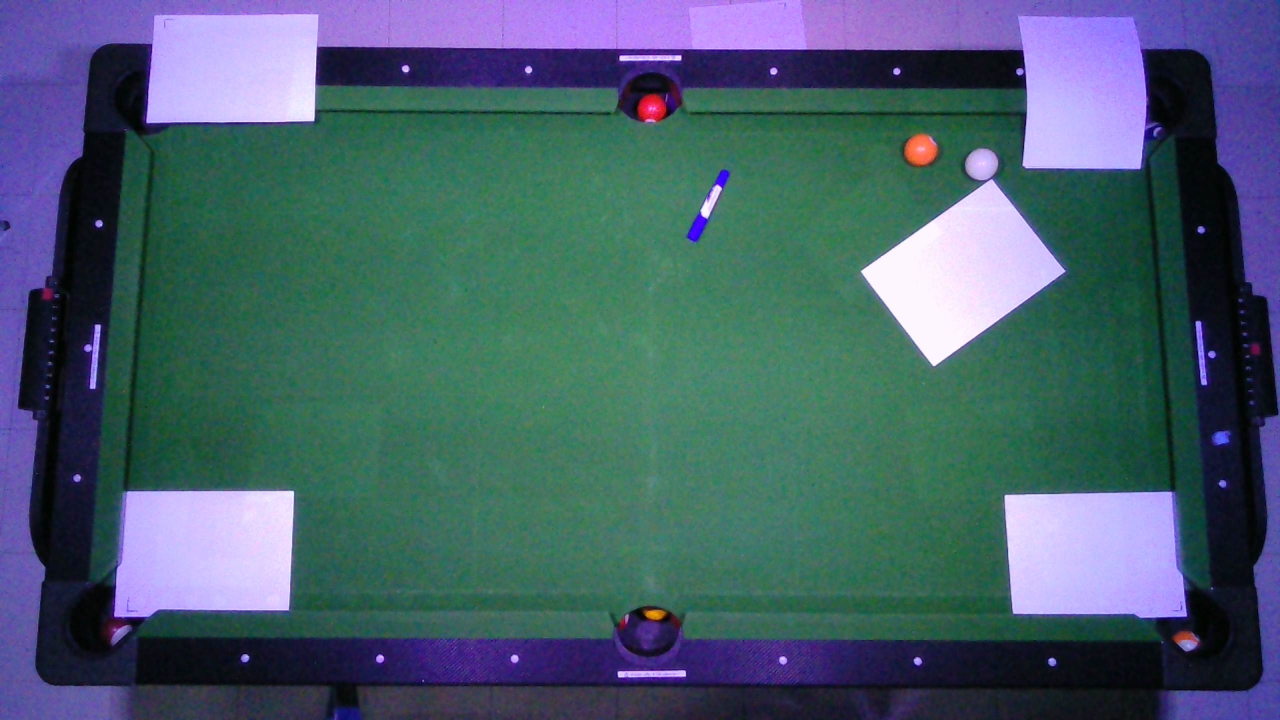
#> input picture pics/pic15.jpg, 2560 x 1440 px (shown at 1/2 size)
$ python Undis.py
#> lines starting #> are read from the running program, lines starting #| are printed output that depends on the picture
import cv2
import numpy as np

# Load the camera matrix and distortion coefficients from the calibration file
mtx = np.loadtxt('../arUco/calib_data/camera_matrix.txt')
dist = np.loadtxt('../arUco/calib_data/dist_coeffs.txt')
print("Loaded")
# Load the image
img = cv2.imread('../pics/pic15.jpg')
#> img is the input picture: shape (1440, 2560, 3); mean B, G, R 108.3, 95.6, 71.6
img = cv2.resize(img, (1920, 1080))
#> img: shape (1080, 1920, 3)
h, w = img.shape[:2]
#> h = 1080; w = 1920
newcameramtx, roi = cv2.getOptimalNewCameraMatrix(mtx, dist, (w, h), 1, (w, h))
#> roi = (8, 10, 1895, 1057)
# Load the image to be projected
dst = cv2.undistort(img, mtx, dist, None, newcameramtx)
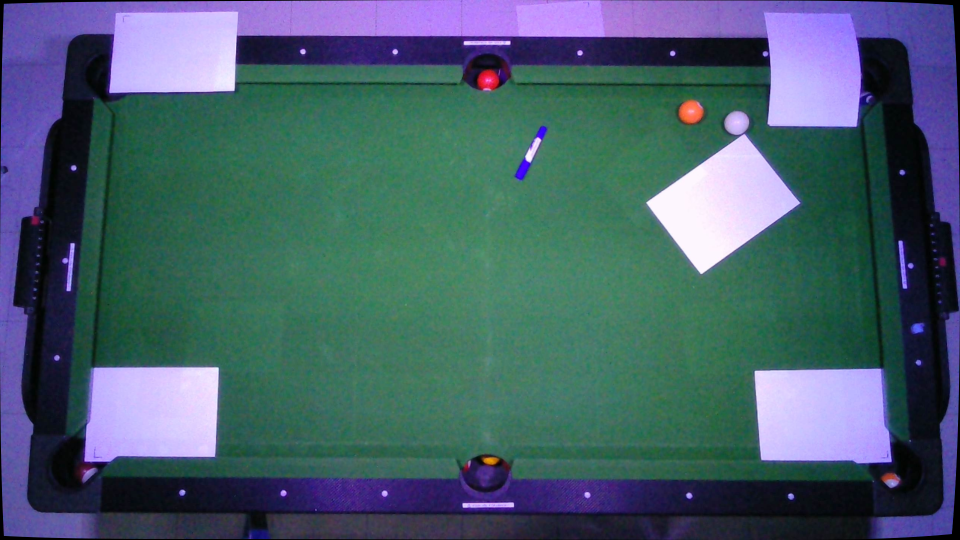
#> dst: shape (1080, 1920, 3) (shown at 1/2 size); mean B, G, R 107.4, 95.2, 71.1

# Show the original and undistorted images side by side
cv2.imshow('Original', img)
cv2.imshow('Undistorted', dst)
cv2.imwrite('../pics/Undist.jpg',dst)

# Wait for a key press to exit
cv2.waitKey(0)
cv2.destroyAllWindows()

$ run again, with pics/pic1.jpg copied over pics/pic15.jpg
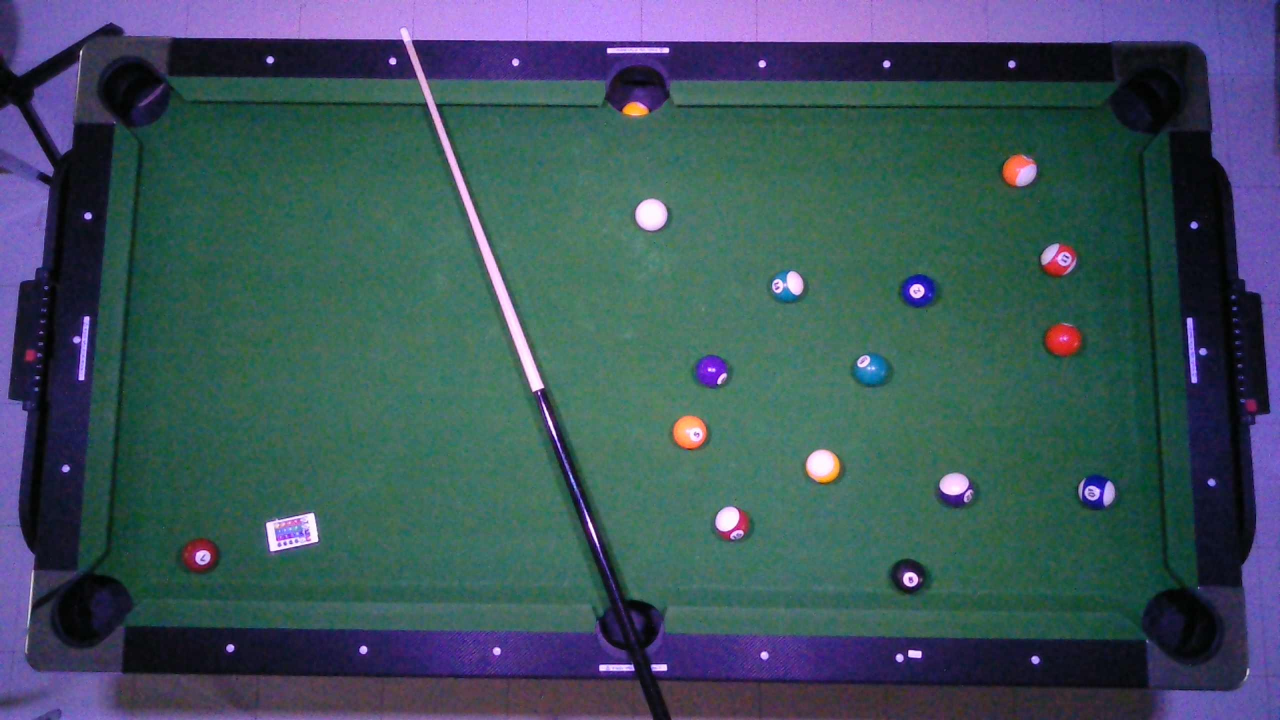
#> input picture pics/pic1.jpg, 2560 x 1440 px (shown at 1/2 size)
#> img is the input picture: shape (1440, 2560, 3); mean B, G, R 91.7, 82.8, 61.1
#> img: shape (1080, 1920, 3)
#> `dst = cv2.undistort(img, mtx, dist, None, newcameramtx)`:
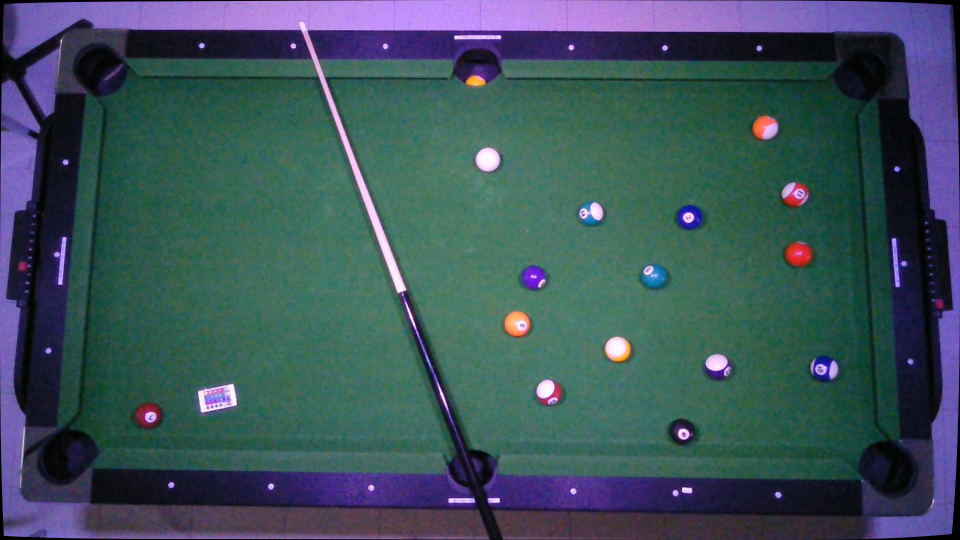
#> dst: shape (1080, 1920, 3) (shown at 1/2 size); mean B, G, R 90.8, 82.5, 60.6

$ run again, with pics/pic10.jpg copied over pics/pic15.jpg
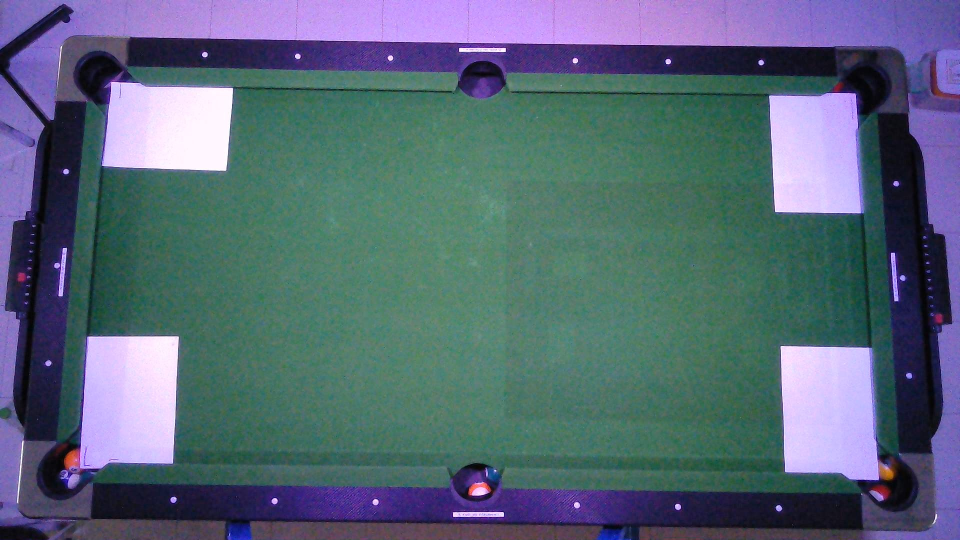
#> input picture pics/pic10.jpg, 1920 x 1080 px (shown at 1/2 size)
#> img is the input picture: shape (1080, 1920, 3); mean B, G, R 119.3, 104.1, 87.2
#> `dst = cv2.undistort(img, mtx, dist, None, newcameramtx)`:
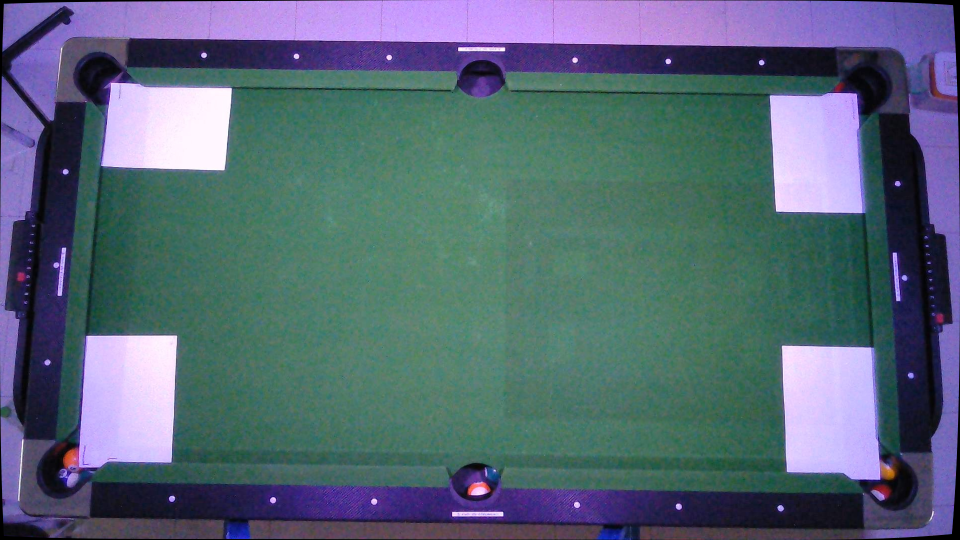
#> dst: shape (1080, 1920, 3) (shown at 1/2 size); mean B, G, R 118.3, 103.6, 86.6

$ run again, with pics/pic11.jpg copied over pics/pic15.jpg
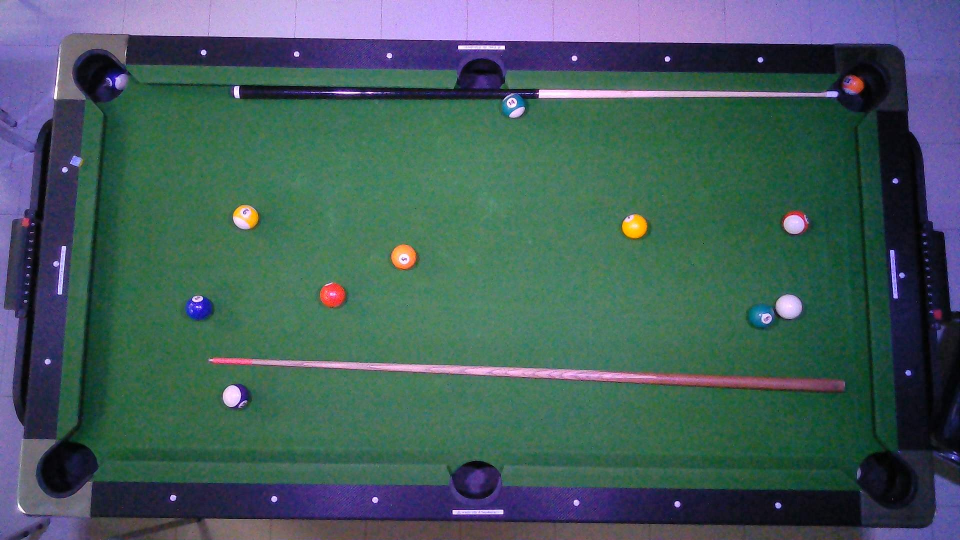
#> input picture pics/pic11.jpg, 1920 x 1080 px (shown at 1/2 size)
#> img is the input picture: shape (1080, 1920, 3); mean B, G, R 92.6, 93, 68.2
#> `dst = cv2.undistort(img, mtx, dist, None, newcameramtx)`:
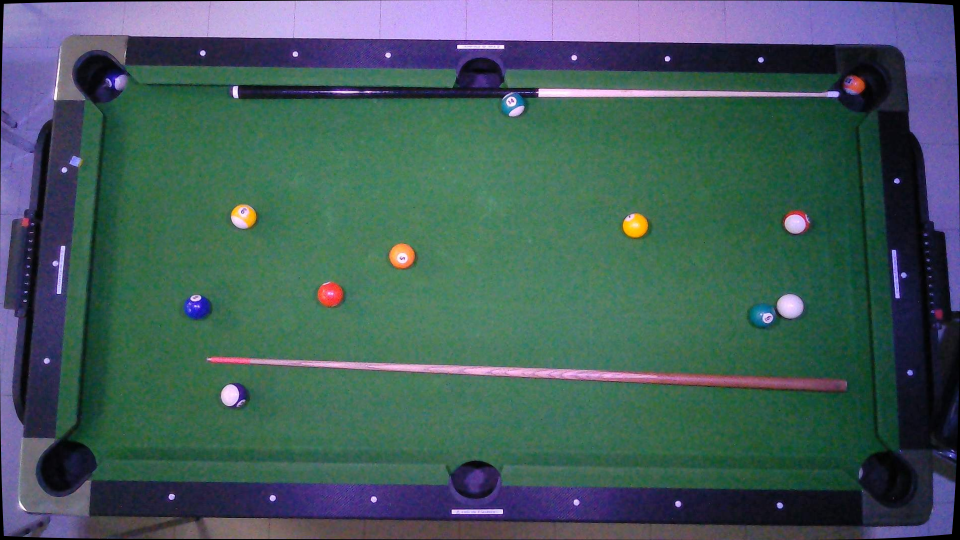
#> dst: shape (1080, 1920, 3) (shown at 1/2 size); mean B, G, R 91.8, 92.6, 67.7
